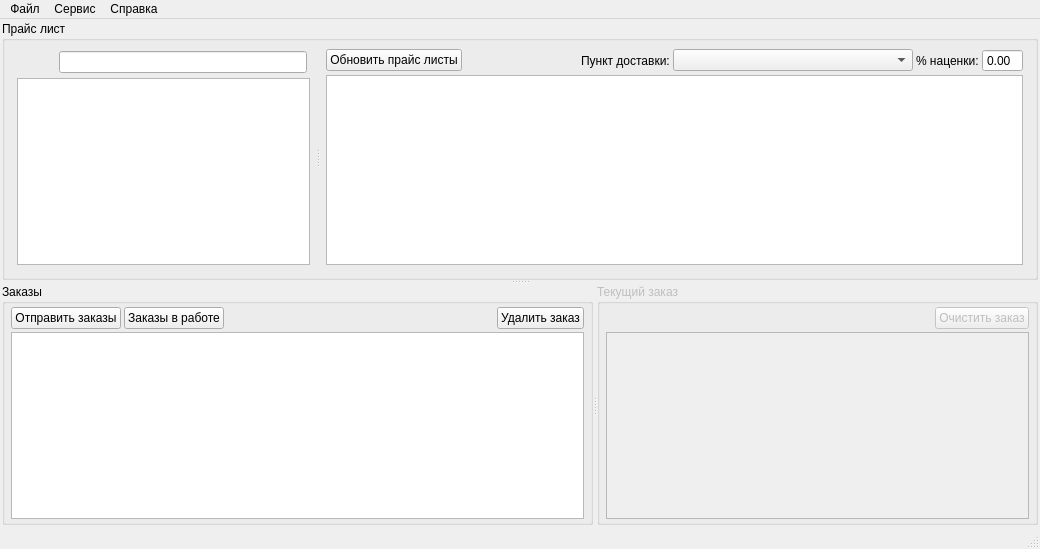
<?xml version="1.0" encoding="UTF-8"?>
<ui version="4.0">
 <class>MainWindow</class>
 <widget class="QMainWindow" name="MainWindow">
  <property name="geometry">
   <rect>
    <x>0</x>
    <y>0</y>
    <width>1040</width>
    <height>549</height>
   </rect>
  </property>
  <property name="font">
   <font>
    <pointsize>9</pointsize>
   </font>
  </property>
  <property name="windowTitle">
   <string>ТредиФарм</string>
  </property>
  <property name="windowIcon">
   <iconset resource="resources.qrc">
    <normaloff>:/appicon.ico</normaloff>:/appicon.ico</iconset>
  </property>
  <property name="iconSize">
   <size>
    <width>32</width>
    <height>32</height>
   </size>
  </property>
  <property name="documentMode">
   <bool>true</bool>
  </property>
  <property name="dockNestingEnabled">
   <bool>false</bool>
  </property>
  <widget class="QWidget" name="centralWidget">
   <property name="sizeIncrement">
    <size>
     <width>0</width>
     <height>0</height>
    </size>
   </property>
   <property name="autoFillBackground">
    <bool>false</bool>
   </property>
   <layout class="QGridLayout" name="gridLayout">
    <property name="leftMargin">
     <number>2</number>
    </property>
    <property name="topMargin">
     <number>2</number>
    </property>
    <property name="rightMargin">
     <number>2</number>
    </property>
    <property name="bottomMargin">
     <number>2</number>
    </property>
    <property name="spacing">
     <number>0</number>
    </property>
    <item row="0" column="0">
     <widget class="QSplitter" name="splitter_Main">
      <property name="orientation">
       <enum>Qt::Vertical</enum>
      </property>
      <widget class="QSplitter" name="splitter_1_Up">
       <property name="orientation">
        <enum>Qt::Horizontal</enum>
       </property>
       <widget class="QGroupBox" name="groupBox_9">
        <property name="font">
         <font>
          <pointsize>9</pointsize>
         </font>
        </property>
        <property name="title">
         <string>Прайс лист</string>
        </property>
        <layout class="QGridLayout" name="gridLayout_3">
         <property name="topMargin">
          <number>2</number>
         </property>
         <item row="0" column="0">
          <widget class="QSplitter" name="splitter_PriceGroup">
           <property name="orientation">
            <enum>Qt::Horizontal</enum>
           </property>
           <widget class="QWidget" name="layoutWidget_2">
            <layout class="QVBoxLayout" name="verticalLayout_2">
             <property name="spacing">
              <number>5</number>
             </property>
             <item>
              <layout class="QHBoxLayout" name="horizontalLayout_SearchProduct">
               <property name="spacing">
                <number>2</number>
               </property>
               <property name="topMargin">
                <number>2</number>
               </property>
               <property name="rightMargin">
                <number>3</number>
               </property>
               <item>
                <widget class="QPushButton" name="pb_Search">
                 <property name="minimumSize">
                  <size>
                   <width>16</width>
                   <height>16</height>
                  </size>
                 </property>
                 <property name="text">
                  <string/>
                 </property>
                 <property name="icon">
                  <iconset resource="resources.qrc">
                   <normaloff>:/icons/search</normaloff>:/icons/search</iconset>
                 </property>
                 <property name="flat">
                  <bool>true</bool>
                 </property>
                </widget>
               </item>
               <item>
                <widget class="QLineEdit" name="le_FilterMedicines"/>
               </item>
              </layout>
             </item>
             <item>
              <widget class="LkSearchTableView" name="tableView_Medicines">
               <property name="font">
                <font>
                 <family>Tahoma</family>
                 <pointsize>10</pointsize>
                </font>
               </property>
               <property name="tabKeyNavigation">
                <bool>false</bool>
               </property>
               <property name="alternatingRowColors">
                <bool>false</bool>
               </property>
               <property name="selectionMode">
                <enum>QAbstractItemView::SingleSelection</enum>
               </property>
               <property name="cornerButtonEnabled">
                <bool>false</bool>
               </property>
              </widget>
             </item>
            </layout>
           </widget>
           <widget class="QWidget" name="layoutWidget">
            <layout class="QVBoxLayout" name="verticalLayout">
             <property name="spacing">
              <number>3</number>
             </property>
             <item>
              <layout class="QHBoxLayout" name="horizontalLayout_2">
               <property name="spacing">
                <number>3</number>
               </property>
               <item>
                <widget class="QPushButton" name="pb_UpdatePriceLists">
                 <property name="text">
                  <string>Обновить прайс листы</string>
                 </property>
                 <property name="icon">
                  <iconset resource="resources.qrc">
                   <normaloff>:/icons/system_software_update.png</normaloff>:/icons/system_software_update.png</iconset>
                 </property>
                 <property name="iconSize">
                  <size>
                   <width>16</width>
                   <height>16</height>
                  </size>
                 </property>
                 <property name="shortcut">
                  <string>F5</string>
                 </property>
                </widget>
               </item>
               <item>
                <spacer name="horizontalSpacer_2">
                 <property name="orientation">
                  <enum>Qt::Horizontal</enum>
                 </property>
                 <property name="sizeType">
                  <enum>QSizePolicy::Expanding</enum>
                 </property>
                 <property name="sizeHint" stdset="0">
                  <size>
                   <width>30</width>
                   <height>20</height>
                  </size>
                 </property>
                </spacer>
               </item>
               <item>
                <widget class="QLabel" name="label_12">
                 <property name="text">
                  <string>Пункт доставки:</string>
                 </property>
                 <property name="scaledContents">
                  <bool>false</bool>
                 </property>
                </widget>
               </item>
               <item>
                <widget class="QComboBox" name="cb_SalePoints">
                 <property name="sizePolicy">
                  <sizepolicy hsizetype="Minimum" vsizetype="Fixed">
                   <horstretch>0</horstretch>
                   <verstretch>0</verstretch>
                  </sizepolicy>
                 </property>
                 <property name="minimumSize">
                  <size>
                   <width>240</width>
                   <height>0</height>
                  </size>
                 </property>
                </widget>
               </item>
               <item>
                <widget class="QLabel" name="label">
                 <property name="text">
                  <string>% наценки:</string>
                 </property>
                </widget>
               </item>
               <item>
                <widget class="QDoubleSpinBox" name="dsb_markups">
                 <property name="buttonSymbols">
                  <enum>QAbstractSpinBox::NoButtons</enum>
                 </property>
                </widget>
               </item>
              </layout>
             </item>
             <item>
              <widget class="LkInputTableView" name="tableView_Price">
               <property name="font">
                <font>
                 <family>Tahoma</family>
                 <pointsize>10</pointsize>
                </font>
               </property>
               <property name="tabKeyNavigation">
                <bool>false</bool>
               </property>
               <property name="showDropIndicator" stdset="0">
                <bool>false</bool>
               </property>
               <property name="dragEnabled">
                <bool>true</bool>
               </property>
               <property name="defaultDropAction">
                <enum>Qt::MoveAction</enum>
               </property>
               <property name="alternatingRowColors">
                <bool>true</bool>
               </property>
               <property name="selectionMode">
                <enum>QAbstractItemView::SingleSelection</enum>
               </property>
               <property name="selectionBehavior">
                <enum>QAbstractItemView::SelectRows</enum>
               </property>
               <property name="sortingEnabled">
                <bool>true</bool>
               </property>
               <attribute name="horizontalHeaderCascadingSectionResizes">
                <bool>true</bool>
               </attribute>
               <attribute name="horizontalHeaderMinimumSectionSize">
                <number>20</number>
               </attribute>
               <attribute name="horizontalHeaderShowSortIndicator" stdset="0">
                <bool>true</bool>
               </attribute>
              </widget>
             </item>
            </layout>
           </widget>
          </widget>
         </item>
        </layout>
       </widget>
      </widget>
      <widget class="QSplitter" name="splitter_2_Bottom">
       <property name="orientation">
        <enum>Qt::Horizontal</enum>
       </property>
       <widget class="QGroupBox" name="groupBox_10">
        <property name="title">
         <string>Заказы</string>
        </property>
        <layout class="QGridLayout" name="gridLayout_18">
         <property name="topMargin">
          <number>3</number>
         </property>
         <property name="bottomMargin">
          <number>3</number>
         </property>
         <item row="0" column="0">
          <layout class="QHBoxLayout" name="horizontalLayout_8">
           <item>
            <widget class="QPushButton" name="pb_SendAllOrder">
             <property name="text">
              <string>Отправить заказы</string>
             </property>
             <property name="icon">
              <iconset resource="resources.qrc">
               <normaloff>:/icons/database_lightning.png</normaloff>:/icons/database_lightning.png</iconset>
             </property>
             <property name="iconSize">
              <size>
               <width>16</width>
               <height>16</height>
              </size>
             </property>
            </widget>
           </item>
           <item>
            <widget class="QPushButton" name="pb_ShowSended">
             <property name="text">
              <string>Заказы в работе</string>
             </property>
             <property name="icon">
              <iconset resource="resources.qrc">
               <normaloff>:/icons/script</normaloff>:/icons/script</iconset>
             </property>
             <property name="checkable">
              <bool>true</bool>
             </property>
             <property name="checked">
              <bool>false</bool>
             </property>
             <property name="flat">
              <bool>false</bool>
             </property>
            </widget>
           </item>
           <item>
            <spacer name="horizontalSpacer_7">
             <property name="orientation">
              <enum>Qt::Horizontal</enum>
             </property>
             <property name="sizeHint" stdset="0">
              <size>
               <width>46</width>
               <height>20</height>
              </size>
             </property>
            </spacer>
           </item>
           <item>
            <widget class="QPushButton" name="pb_DeleteOrder">
             <property name="text">
              <string>Удалить заказ</string>
             </property>
             <property name="icon">
              <iconset resource="resources.qrc">
               <normaloff>:/icons/cancel_16.png</normaloff>:/icons/cancel_16.png</iconset>
             </property>
             <property name="iconSize">
              <size>
               <width>16</width>
               <height>16</height>
              </size>
             </property>
            </widget>
           </item>
          </layout>
         </item>
         <item row="1" column="0">
          <widget class="LkInputTableView" name="tableView_Orders">
           <property name="font">
            <font>
             <family>Tahoma</family>
             <pointsize>10</pointsize>
            </font>
           </property>
           <property name="alternatingRowColors">
            <bool>true</bool>
           </property>
           <property name="selectionMode">
            <enum>QAbstractItemView::SingleSelection</enum>
           </property>
           <property name="selectionBehavior">
            <enum>QAbstractItemView::SelectRows</enum>
           </property>
           <property name="textElideMode">
            <enum>Qt::ElideMiddle</enum>
           </property>
           <property name="showGrid">
            <bool>false</bool>
           </property>
           <property name="gridStyle">
            <enum>Qt::NoPen</enum>
           </property>
           <property name="wordWrap">
            <bool>false</bool>
           </property>
           <property name="cornerButtonEnabled">
            <bool>false</bool>
           </property>
          </widget>
         </item>
        </layout>
       </widget>
       <widget class="QGroupBox" name="gb_CurrentOrder">
        <property name="enabled">
         <bool>false</bool>
        </property>
        <property name="autoFillBackground">
         <bool>false</bool>
        </property>
        <property name="title">
         <string>Текущий заказ</string>
        </property>
        <property name="flat">
         <bool>false</bool>
        </property>
        <property name="checkable">
         <bool>false</bool>
        </property>
        <layout class="QGridLayout" name="gridLayout_2">
         <property name="topMargin">
          <number>3</number>
         </property>
         <property name="bottomMargin">
          <number>3</number>
         </property>
         <item row="0" column="0">
          <layout class="QHBoxLayout" name="horizontalLayout">
           <item>
            <spacer name="horizontalSpacer">
             <property name="orientation">
              <enum>Qt::Horizontal</enum>
             </property>
             <property name="sizeHint" stdset="0">
              <size>
               <width>40</width>
               <height>20</height>
              </size>
             </property>
            </spacer>
           </item>
           <item>
            <widget class="QPushButton" name="pb_ClearOrder">
             <property name="text">
              <string>Очистить заказ</string>
             </property>
             <property name="icon">
              <iconset resource="resources.qrc">
               <normaloff>:/icons/clear.png</normaloff>:/icons/clear.png</iconset>
             </property>
            </widget>
           </item>
          </layout>
         </item>
         <item row="1" column="0">
          <widget class="LkInputTableView" name="tableView_CurrentOrder">
           <property name="font">
            <font>
             <family>Tahoma</family>
             <pointsize>10</pointsize>
            </font>
           </property>
           <property name="cornerButtonEnabled">
            <bool>false</bool>
           </property>
           <attribute name="verticalHeaderCascadingSectionResizes">
            <bool>true</bool>
           </attribute>
           <attribute name="verticalHeaderHighlightSections">
            <bool>false</bool>
           </attribute>
          </widget>
         </item>
        </layout>
       </widget>
      </widget>
     </widget>
    </item>
   </layout>
  </widget>
  <widget class="QMenuBar" name="menuBar">
   <property name="geometry">
    <rect>
     <x>0</x>
     <y>0</y>
     <width>1040</width>
     <height>21</height>
    </rect>
   </property>
   <widget class="QMenu" name="menu">
    <property name="title">
     <string>Файл</string>
    </property>
    <addaction name="actionUploadOrders"/>
    <addaction name="separator"/>
    <addaction name="action_Quit"/>
   </widget>
   <widget class="QMenu" name="menu_2">
    <property name="title">
     <string>Справка</string>
    </property>
    <addaction name="action_Help"/>
    <addaction name="separator"/>
    <addaction name="actionCheckUpdate"/>
    <addaction name="actionAbout"/>
    <addaction name="action_Qt"/>
   </widget>
   <widget class="QMenu" name="menu_3">
    <property name="title">
     <string>Сервис</string>
    </property>
    <addaction name="action_Providers"/>
    <addaction name="separator"/>
    <addaction name="actionSettings"/>
   </widget>
   <addaction name="menu"/>
   <addaction name="menu_3"/>
   <addaction name="menu_2"/>
  </widget>
  <widget class="QStatusBar" name="statusBar"/>
  <action name="action_Quit">
   <property name="text">
    <string>Выход</string>
   </property>
   <property name="shortcut">
    <string>Ctrl+Q</string>
   </property>
  </action>
  <action name="actionSettings">
   <property name="text">
    <string>Параметры</string>
   </property>
  </action>
  <action name="actionUploadOrders">
   <property name="text">
    <string>Загрузить</string>
   </property>
  </action>
  <action name="actionAbout">
   <property name="text">
    <string>О программе</string>
   </property>
  </action>
  <action name="actionCheckUpdate">
   <property name="icon">
    <iconset resource="resources.qrc">
     <normaloff>:/icons/interact.png</normaloff>:/icons/interact.png</iconset>
   </property>
   <property name="text">
    <string>Проверить наличие обновлений</string>
   </property>
  </action>
  <action name="action_Qt">
   <property name="text">
    <string>О Qt</string>
   </property>
  </action>
  <action name="action_Help">
   <property name="text">
    <string>Помощь</string>
   </property>
   <property name="shortcut">
    <string>F1</string>
   </property>
  </action>
  <action name="action_Providers">
   <property name="text">
    <string>Работа с поставщиками</string>
   </property>
  </action>
 </widget>
 <layoutdefault spacing="3" margin="6"/>
 <customwidgets>
  <customwidget>
   <class>LkSearchTableView</class>
   <extends>QTableView</extends>
   <header location="global">LkSearchTableView.h</header>
  </customwidget>
  <customwidget>
   <class>LkInputTableView</class>
   <extends>QTableView</extends>
   <header location="global">LkInputTableView.h</header>
  </customwidget>
 </customwidgets>
 <tabstops>
  <tabstop>le_FilterMedicines</tabstop>
  <tabstop>tableView_Medicines</tabstop>
  <tabstop>tableView_Price</tabstop>
  <tabstop>pb_SendAllOrder</tabstop>
  <tabstop>cb_SalePoints</tabstop>
  <tabstop>dsb_markups</tabstop>
  <tabstop>pb_UpdatePriceLists</tabstop>
  <tabstop>pb_ShowSended</tabstop>
  <tabstop>pb_Search</tabstop>
  <tabstop>pb_DeleteOrder</tabstop>
  <tabstop>tableView_Orders</tabstop>
  <tabstop>pb_ClearOrder</tabstop>
  <tabstop>tableView_CurrentOrder</tabstop>
 </tabstops>
 <resources>
  <include location="resources.qrc"/>
 </resources>
 <connections>
  <connection>
   <sender>action_Quit</sender>
   <signal>triggered()</signal>
   <receiver>MainWindow</receiver>
   <slot>close()</slot>
   <hints>
    <hint type="sourcelabel">
     <x>-1</x>
     <y>-1</y>
    </hint>
    <hint type="destinationlabel">
     <x>468</x>
     <y>297</y>
    </hint>
   </hints>
  </connection>
 </connections>
 <designerdata>
  <property name="gridDeltaX">
   <number>10</number>
  </property>
  <property name="gridDeltaY">
   <number>10</number>
  </property>
  <property name="gridSnapX">
   <bool>true</bool>
  </property>
  <property name="gridSnapY">
   <bool>true</bool>
  </property>
  <property name="gridVisible">
   <bool>true</bool>
  </property>
 </designerdata>
</ui>
